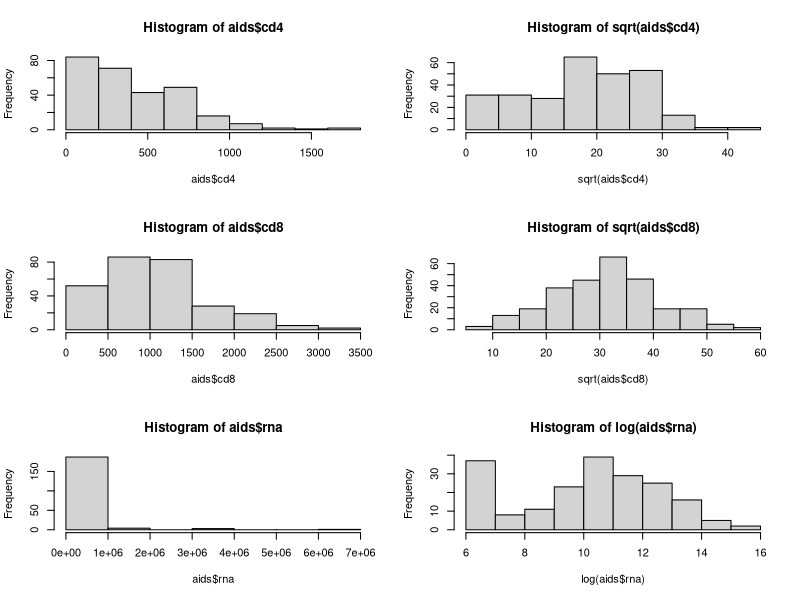
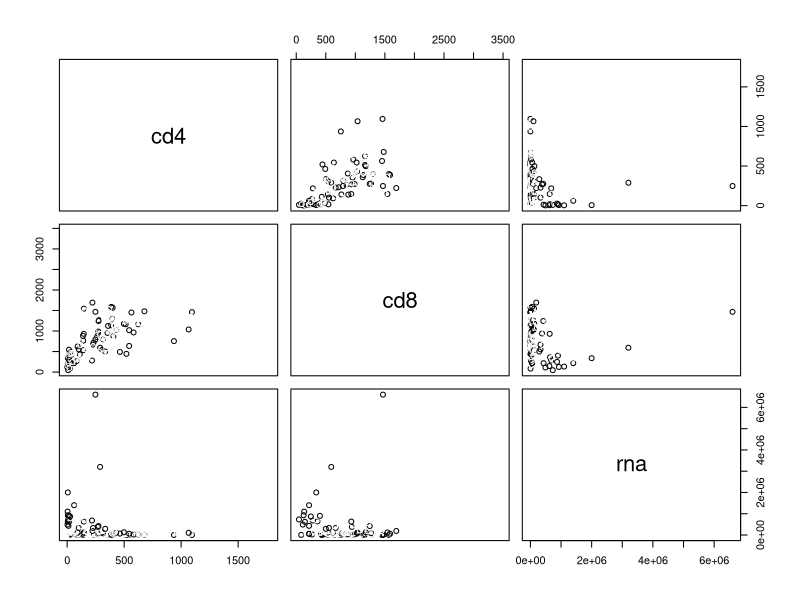

The R script that drew these images, in order:
## ---- chunk 1
knitr::opts_chunk$set(echo = TRUE, message = FALSE, warning = FALSE, fig.align = "center")
## ---- chunk 2
library(data.table)
library(ggplot2)
library(e1071)
## ---- chunk 3
aids <- fread("Caids.csv")

new_DF <- aids[rowSums(is.na(aids)) > 0,]
## ---- chunk 4
par(mfrow = c(3,2))

hist(aids$cd4)
hist(sqrt(aids$cd4))
hist(aids$cd8)
hist(sqrt(aids$cd8))
hist(aids$rna)
hist(log(aids$rna))
## ---- chunk 5
cor(aids[, 3:5], use = "complete.obs")
## ---- chunk 6
skewness(sqrt(aids$cd4), na.rm = TRUE)
skewness(sqrt(aids$cd8), na.rm = TRUE)
skewness(log(aids$rna), na.rm = TRUE)
## ---- chunk 7
aids[, sex := ifelse(sex == "m", 0, 1)]
aids[, type := ifelse(type == "DP", 0, 1)]

plot(aids[, 3:5], col = aids$type)

summary(aids)
